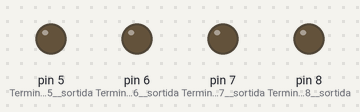
This sketch was run on a simulated Arduino Uno, built with avr-gcc and run on an emulated ATmega328P. Parts: output pins drawn as LEDs (lit = HIGH).

Above: at 0.5 s.
At 2.5 s:
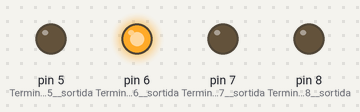
At 4.5 s:
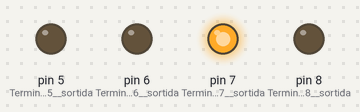
At 9.5 s:
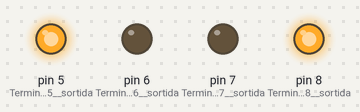
At 14.5 s:
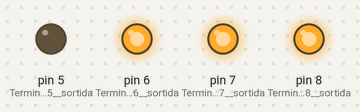
At 19.5 s:
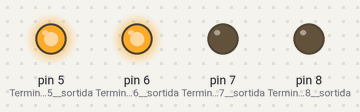
Timing chart, 0 to 20.8 s (numbered marks = the images above):
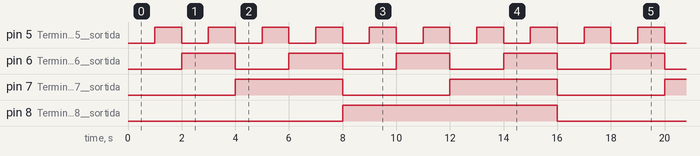

The sketch:

PR2_EX1.4.ino
```cpp
void setup()
{
  pinMode(5, OUTPUT);  //Terminal 5  sortida
  pinMode(6, OUTPUT);  //Terminal 6  sortida
  pinMode(7, OUTPUT);  //Terminal 7  sortida
  pinMode(8, OUTPUT);  //Terminal 8  sortida
}

void loop()
{
   //Numero 0

  digitalWrite(5, LOW);  //Sortida  digital OFF
  digitalWrite(6, LOW);  //Sortida  digital OFF
  digitalWrite(7, LOW);  //Sortida  digital OFF
  digitalWrite(8, LOW);  //Sortida  digital OFF

  delay(1000);   //Temps en mS

    //Numero 1

  digitalWrite(5, HIGH);  //Sortida  digital ON
  digitalWrite(6, LOW);  //Sortida  digital OFF
  digitalWrite(7, LOW);  //Sortida  digital OFF
  digitalWrite(8, LOW);  //Sortida  digital OFF

  delay(1000);   //Temps en mS

    //Numero 2

  digitalWrite(5, LOW);  //Sortida  digital OFF
  digitalWrite(6, HIGH);  //Sortida  digital ON
  digitalWrite(7, LOW);  //Sortida  digital OFF
  digitalWrite(8, LOW);  //Sortida  digital OFF

  delay(1000);   //Temps en mS

    //Numero 3

  digitalWrite(5, HIGH);  //Sortida  digital ON
  digitalWrite(6, HIGH);  //Sortida  digital ON
  digitalWrite(7, LOW);  //Sortida  digital OFF
  digitalWrite(8, LOW);  //Sortida  digital OFF

  delay(1000);   //Temps en mS


     //Numero 4

  digitalWrite(5, LOW);  //Sortida  digital OFF
  digitalWrite(6, LOW);  //Sortida  digital OFF
  digitalWrite(7, HIGH);  //Sortida  digital ON
  digitalWrite(8, LOW);  //Sortida  digital OFF

  delay(1000);   //Temps en mS


       //Numero 5

  digitalWrite(5, HIGH);  //Sortida  digital ON
  digitalWrite(6, LOW);  //Sortida  digital OFF
  digitalWrite(7, HIGH);  //Sortida  digital ON
  digitalWrite(8, LOW);  //Sortida  digital OFF

  delay(1000);   //Temps en mS


       //Numero 6

  digitalWrite(5, LOW);  //Sortida  digital OFF
  digitalWrite(6, HIGH);  //Sortida  digital ON
  digitalWrite(7, HIGH);  //Sortida  digital ON
  digitalWrite(8, LOW);  //Sortida  digital OFF

  delay(1000);   //Temps en mS


        //Numero 7

  digitalWrite(5, HIGH);  //Sortida  digital ON
  digitalWrite(6, HIGH);  //Sortida  digital ON
  digitalWrite(7, HIGH);  //Sortida  digital ON
  digitalWrite(8, LOW);  //Sortida  digital OFF

  delay(1000);   //Temps en mS


     //Numero 8

  digitalWrite(5, LOW);  //Sortida  digital OFF
  digitalWrite(6, LOW);  //Sortida  digital OFF
  digitalWrite(7, LOW);  //Sortida  digital OFF
  digitalWrite(8, HIGH);  //Sortida  digital ON

  delay(1000);   //Temps en mS

    //Numero 9

  digitalWrite(5, HIGH);  //Sortida  digital ON
  digitalWrite(6, LOW);  //Sortida  digital OFF
  digitalWrite(7, LOW);  //Sortida  digital OFF
  digitalWrite(8, HIGH);  //Sortida  digital ON

  delay(1000);   //Temps en mS

    //Numero 10

  digitalWrite(5, LOW);  //Sortida  digital OFF
  digitalWrite(6, HIGH);  //Sortida  digital ON
  digitalWrite(7, LOW);  //Sortida  digital OFF
  digitalWrite(8, HIGH);  //Sortida  digital ON

  delay(1000);   //Temps en mS

    //Numero 11

  digitalWrite(5, HIGH);  //Sortida  digital ON
  digitalWrite(6, HIGH);  //Sortida  digital ON
  digitalWrite(7, LOW);  //Sortida  digital OFF
  digitalWrite(8, HIGH);  //Sortida  digital ON

  delay(1000);   //Temps en mS


     //Numero 12

  digitalWrite(5, LOW);  //Sortida  digital OFF
  digitalWrite(6, LOW);  //Sortida  digital OFF
  digitalWrite(7, HIGH);  //Sortida  digital ON
  digitalWrite(8, HIGH);  //Sortida  digital ON

  delay(1000);   //Temps en mS


       //Numero 13

  digitalWrite(5, HIGH);  //Sortida  digital ON
  digitalWrite(6, LOW);  //Sortida  digital OFF
  digitalWrite(7, HIGH);  //Sortida  digital ON
  digitalWrite(8, HIGH);  //Sortida  digital ON

  delay(1000);   //Temps en mS


       //Numero 14

  digitalWrite(5, LOW);  //Sortida  digital OFF
  digitalWrite(6, HIGH);  //Sortida  digital ON
  digitalWrite(7, HIGH);  //Sortida  digital ON
  digitalWrite(8, HIGH);  //Sortida  digital ON

  delay(1000);   //Temps en mS


        //Numero 15

  digitalWrite(5, HIGH);  //Sortida  digital ON
  digitalWrite(6, HIGH);  //Sortida  digital ON
  digitalWrite(7, HIGH);  //Sortida  digital ON
  digitalWrite(8, HIGH);  //Sortida  digital ON

  delay(1000);   //Temps en mS
  }

  //Quim Moreno
```

Measured:
- by itself, pin 5 (Terminal_5__sortida): alternates HIGH for 1.0 s and LOW for 1.0 s
- by itself, pin 6 (Terminal_6__sortida): alternates HIGH for 2.0 s and LOW for 2.0 s
- by itself, pin 7 (Terminal_7__sortida): alternates HIGH for 4.0 s and LOW for 4.0 s
- by itself, pin 8 (Terminal_8__sortida): alternates HIGH for 8.0 s and LOW for 8.0 s
